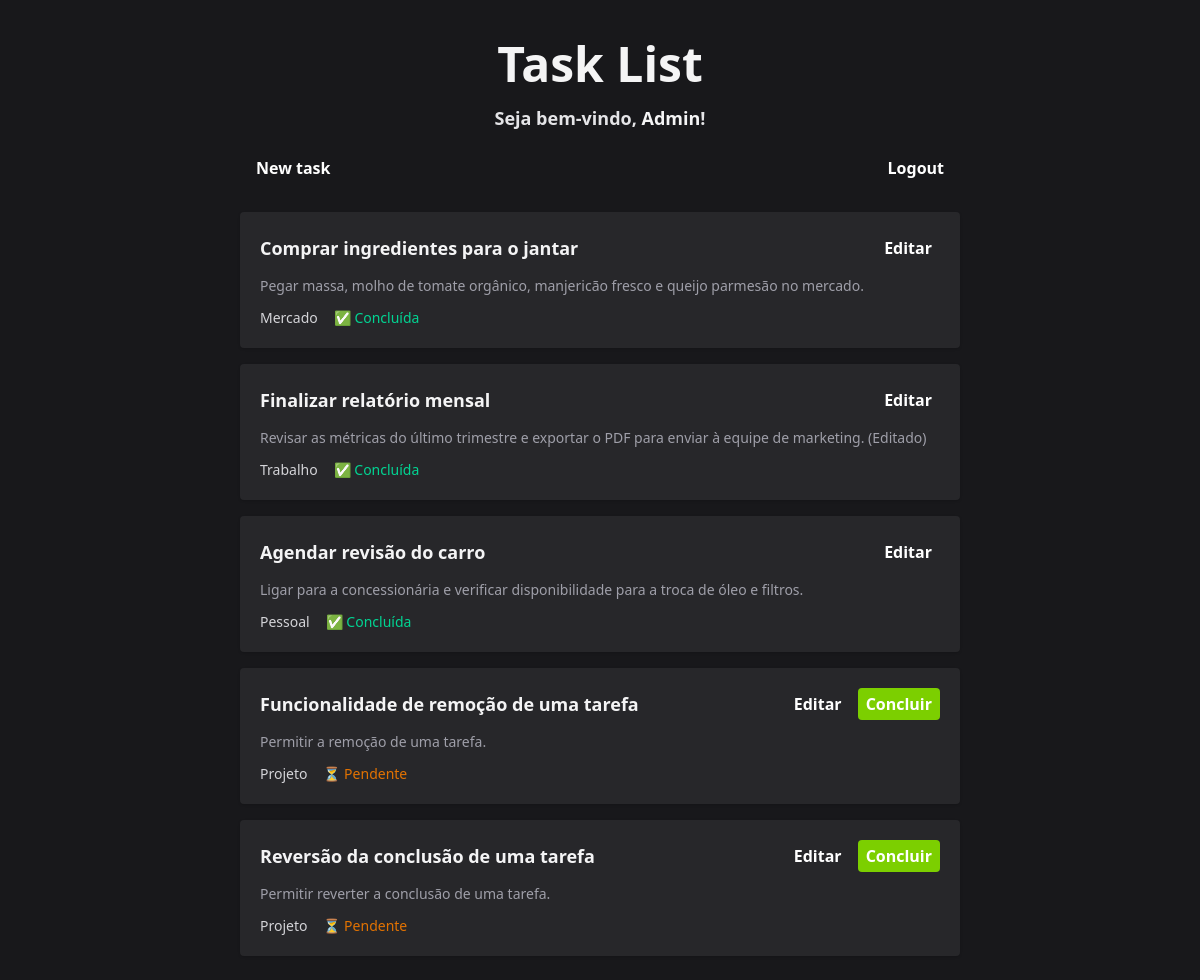
The app's page / (signed in) with its own data.
### core/models.py (models this page shows, shortened)
class Task(models.Model):
    title = models.CharField(max_length=200) #Charfield for short text
    description = models.TextField() #TextField for long text
    is_done = models.BooleanField(default=False)
    created_at = models.DateTimeField(auto_now_add=True)
    category = models.CharField(max_length=100, blank=True, null=True) #New field for category
    user = models.ForeignKey(
        User,
        on_delete=models.CASCADE,
        related_name="tasks",
    )

### core/views.py (the view)
# urls.py: path("", views.TaskListView.as_view(), name="task_list"),
class TaskListView(LoginRequiredMixin, View):
    def get(self, request):
        tasks = Task.objects.filter(user=request.user)
        context = {"tasks": tasks}
        return render(request, "task_list.html", context)

### core/templates/task_list.html (shortened to what this page needs)
<!doctype html>
<html lang="en">
  <head>
    <script src="https://cdn.jsdelivr.net/npm/@tailwindcss/browser@4"></script>
  </head>
  <body class="bg-zinc-900 min-h-screen">
    <div class="max-w-3xl mx-auto p-6">
      <h1 class="text-5xl font-bold text-center text-zinc-100 py-4">
        Task List
      </h1>
      {% if request.user.is_authenticated %}
      <p class="text-lg font-semibold text-zinc-200 text-center">
        Seja bem-vindo, <span class="capitalize font-bold text-zinc-100">{{ request.user.username }}</span>!
      </p>
      {% endif %}
      <div class="flex justify-between align-center gap-2 mt-4">
        <a
          href="{% url 'create_task' %}"
          class="dark:bg-blue-600 dark:hover:bg-blue-700 text-white px-4 py-2 rounded font-semibold transition-colors"
        >
          New task
        </a>
        {% if request.user.is_authenticated %}
        <form method="POST" action="{% url 'logout' %}">
          <button
            type="submit"
            class="dark:bg-red-600 dark:hover:bg-red-700 text-white px-4 py-2 rounded font-semibold transition-colors cursor-pointer"
          >
            Logout
          </button>
        </form>
        {% endif %}
      </div>
      <ul class="space-y-4 mt-6">
        {% for task in tasks %}
        <li class="bg-zinc-800 rounded-[.25rem] shadow-sm p-5 text-zinc-300">
          <div class="flex justify-between items-center mb-3">
            <h3 class="text-lg font-semibold text-zinc-100">
              {{ task.title }}
            </h3>
            <div class="flex gap-2">
              <form method="GET" action="{% url 'update_task' task.id %}">
                <button
                  type="submit"
                  class="rounded-[.25rem] dark:bg-amber-500 dark:hover:bg-amber-600 transition-colors px-2 py-1 text-white font-semibold cursor-pointer"
                >
                  Editar
                </button>
              </form>
              {% if not task.is_done %}
              <form method="POST" action="{% url 'complete_task' task.id %}">
                <button
                  type="submit"
                  class="rounded-[.25rem] bg-lime-500 hover:bg-lime-600 transition-colors px-2 py-1 text-white font-semibold cursor-pointer"
                >
                  Concluir
                </button>
              </form>
              {% endif %}
            </div>
          </div>
          <p class="text-zinc-400 text-sm mt-1">{{ task.description }}</p>
          <div class="flex items-center gap-4 mt-3 text-sm">
            <div>
              <span class="text-zinc-300"> {{ task.category }} </span>
            </div>
            {% if task.is_done %}
            <span class="text-emerald-400 font-medium flex items-center gap-1">
              ✅ Concluída
            </span>
            {% else %}
            <span class="text-amber-600 font-medium flex items-center gap-1">
              ⏳ Pendente
            </span>
            {% endif %}
          </div>
        </li>
        {% empty %}
        <p class="text-gray-500">Nenhuma tarefa cadastrada.</p>
        {% endfor %}
      </ul>
    </div>
  </body>
</html>

### records on screen
Task: title "Comprar ingredientes para o jantar", description "Pegar massa, molho de tomate orgânico, manjericão fresco e queijo parmesão no mercado.", category "Mercado", is_done "✅ Concluída"
Task: title "Finalizar relatório mensal", description "Revisar as métricas do último trimestre e exportar o PDF para enviar à equipe de marketing. (Editado)", category "Trabalho", is_done "✅ Concluída"
Task: title "Agendar revisão do carro", description "Ligar para a concessionária e verificar disponibilidade para a troca de óleo e filtros.", category "Pessoal", is_done "✅ Concluída"
Task: title "Funcionalidade de remoção de uma tarefa", is_done "Concluir", description "Permitir a remoção de uma tarefa.", category "Projeto"
Task: title "Reversão da conclusão de uma tarefa", is_done "Concluir", description "Permitir reverter a conclusão de uma tarefa.", category "Projeto"

### other values on screen
{{ request.user.username }} "Admin"
